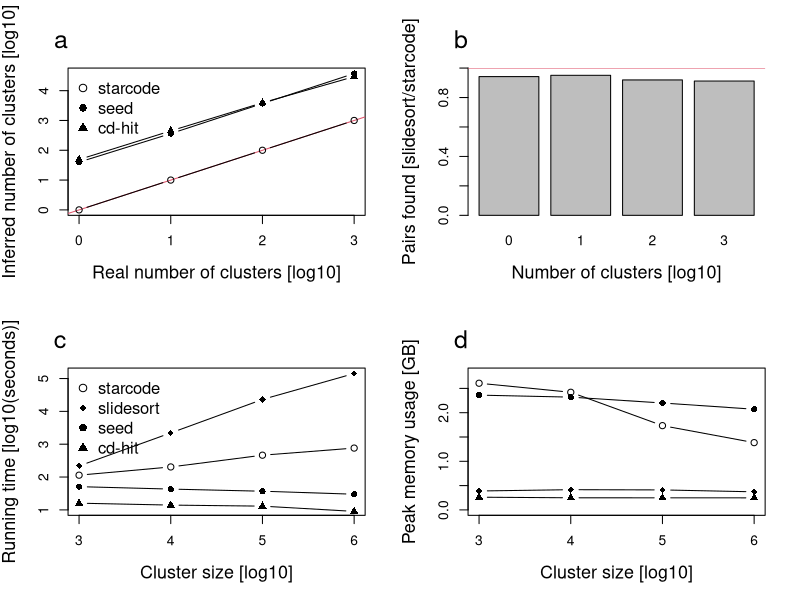

Here is the R script that generated this plot:
# Data
clusters = c(1, 10, 100, 1000)
starcode = c(1, 10, 100, 1000)
seed = c(40, 363, 3701, 37596)
cd.hit = c(49, 448, 3924, 29541)
starcode_pairs = c(1828809738, 277168690, 116797218, 96383875)
slidesort_pairs = c(1722705247, 263551040, 107392689, 87884477)
cluster_sizes = c(1000, 10000, 100000, 1000000)
starcode_time = c(1*60+54, 3*60+23, 7*60+43, 12*60+42)
seed_time = c(51, 43, 37, 30)
cd.hit_time = c(16, 14, 13, 9)
slidesort_time = c(3*60+38, 36*60+47, 384*60+38, 2369*60+1)
starcode_mem = c(2606224, 2420160, 1733536, 1383892)
slidesort_mem = c(388912, 415732, 410948, 371692)
seed_mem = c(2361448, 2320388, 2199632, 2071132)
cd.hit_mem = c(260992, 249052, 247916, 247660)
# Plot
pdf("benchmark.pdf")
par(mfrow=c(2,2))

plot(log10(clusters), log10(starcode), type = "n",
     ylim = c(0,max(log10(c(starcode, cd.hit, seed)))),
     xlab = "Real number of clusters [log10]",
     ylab = "Inferred number of clusters [log10]",
     xaxp = c(0,3,3),
     cex.lab = 1.3)
abline(0,1, col=2)
points(log10(clusters), log10(starcode), pch=1, type="b")
points(log10(clusters), log10(seed), pch=16, type="b")
points(log10(clusters), log10(cd.hit), pch=17, type="b")
legend(x = "topleft", bty="n",
     legend = c("starcode", "seed", "cd-hit"),
     pch = c(1, 16, 17),
     cex = 1.2)
mtext("a", adj=-.05, cex=1.5, line=1)

barplot(slidesort_pairs/starcode_pairs,
     names.arg=log10(clusters),
     xlab = "Number of clusters [log10]",
     ylab = "Pairs found [slidesort/starcode]",
     ylim=c(0,1),
     cex.lab = 1.3)
abline(1,0, col=2)
mtext("b", adj=-.05, cex=1.5, line=1)

plot(log10(cluster_sizes), starcode_time, type = "n",
     ylim = c(1,max(log10(c(starcode_time, cd.hit_time,
                      seed_time, slidesort_time)))),
     xlab = "Cluster size [log10]",
     ylab = "Running time [log10(seconds)]",
     xaxp = c(3,6,3),
     cex.lab = 1.3)
points(log10(cluster_sizes), log10(starcode_time), pch=1, type="b")
points(log10(cluster_sizes), log10(slidesort_time), pch=18, type="b")
points(log10(cluster_sizes), log10(seed_time), pch=16, type="b")
points(log10(cluster_sizes), log10(cd.hit_time), pch=17, type="b")
legend(x = "topleft", bty="n",
     legend = c("starcode", "slidesort", "seed", "cd-hit"),
     pch = c(1, 18, 16, 17),
     cex = 1.2)
mtext("c", adj=-.05, cex=1.5, line=1)
plot(log10(cluster_sizes), starcode_mem/1e6, type = "n",
     ylim = c(0,max(c(starcode_mem, cd.hit_mem,
                      seed_mem, slidesort_mem)/1e6)+0.2),
     xlab = "Cluster size [log10]",
     ylab = "Peak memory usage [GB]",
     xaxp = c(3,6,3),
     cex.lab = 1.3)
points(log10(cluster_sizes), starcode_mem/1e6, pch=1, type="b")
points(log10(cluster_sizes), slidesort_mem/1e6, pch=18, type="b")
points(log10(cluster_sizes), seed_mem/1e6, pch=16, type="b")
points(log10(cluster_sizes), cd.hit_mem/1e6, pch=17, type="b")
mtext("d", adj=-.05, cex=1.5, line=1)
dev.off()
